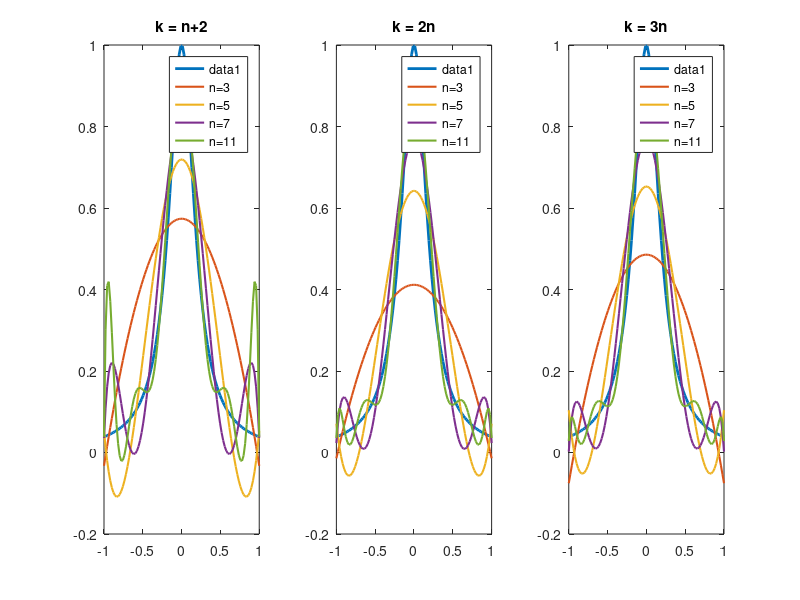

The MATLAB script that drew this image:
x = linspace(-1, 1, 100);
f = @(x) (1./(1+25*x.^2));
y = f(x);

figure;

% k = n+2
subplot(1,3,1);
plot(x, y, 'LineWidth', 2);
hold on;
for n = [3, 5, 7, 11]
    k = n+2;
    xn = linspace(-1, 1, k);
    pn = polyfit(xn, f(xn), n);
    plot(x, polyval(pn, x), 'DisplayName', ['n=' num2str(n)], 'LineWidth', 1.5);
end
title('k = n+2');
legend;

% k = 2n
subplot(1,3,2);
plot(x, y, 'LineWidth', 2);
hold on;
for n = [3, 5, 7, 11]
    k = 2*n;
    xn = linspace(-1, 1, k);
    pn = polyfit(xn, f(xn), n);
    plot(x, polyval(pn, x), 'DisplayName', ['n=' num2str(n)], 'LineWidth', 1.5);
end
title('k = 2n');
legend;

% k = 3n
subplot(1,3,3);
plot(x, y, 'LineWidth', 2);
hold on;
for n = [3, 5, 7, 11]
    k = 3*n;
    xn = linspace(-1, 1, k);
    pn = polyfit(xn, f(xn), n);
    plot(x, polyval(pn, x), 'DisplayName', ['n=' num2str(n)], 'LineWidth', 1.5);
end
title('k = 3n');
legend;
